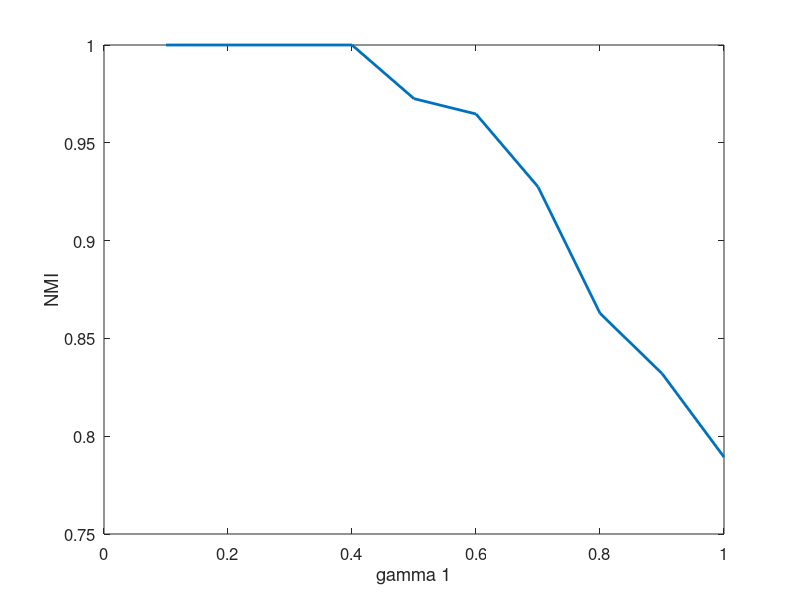

MATLAB code to generate this figure: (Note: this script raises an error after producing the figure.)
clc;clear all;close all

load('HyperParameterRPGL_Lp.mat')

figure(1);clf;plot(gamma1, NMI_Lp, 'LineWidth', 2)
xlabel('gamma 1')
ylabel('NMI')
set(gca,'FontSize',12);


clear 
load('HyperParameterRPGL_Lq.mat')
figure(2);clf;plot(gamma2, smooth(NMI_Lq), 'LineWidth', 2)
xlabel('gamma 2')
ylabel('NMI')
set(gca,'FontSize',12);

figure(1);print('-depsc', 'HyperParam_LP.eps');
figure(2);print('-depsc', 'HyperParam_LQ.eps');